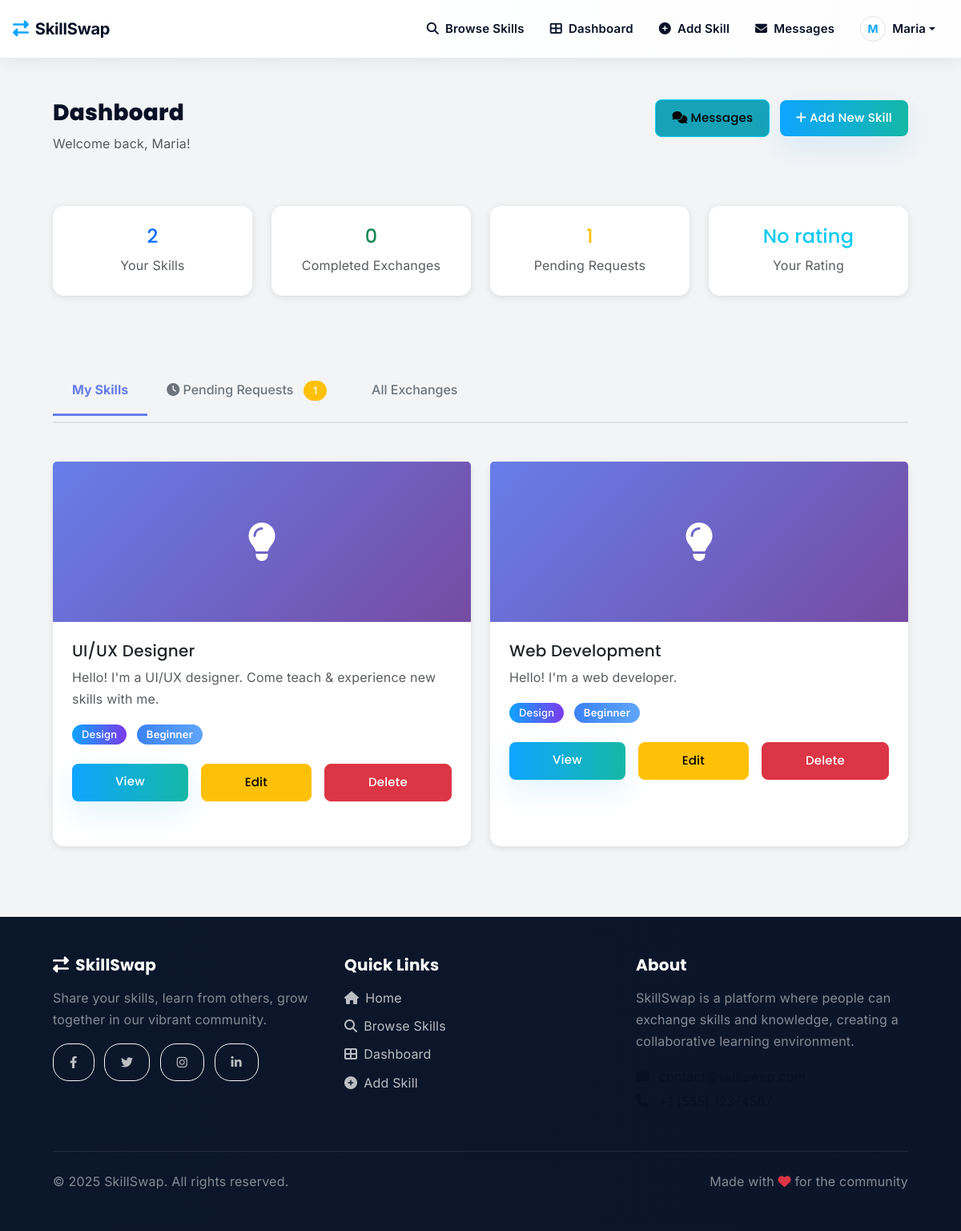
Page /dashboard/ (signed in) on the committed database.
### skillswap/models.py (models this page shows, shortened)
class Skill(models.Model):
    LEVEL_CHOICES = [
        ('beginner', 'Beginner'),
        ('intermediate', 'Intermediate'),
        ('advanced', 'Advanced'),
        ('expert', 'Expert'),
    ]
    CATEGORY_CHOICES = [
        ('programming', 'Programming'),
        ('languages', 'Languages'),
        ('design', 'Design'),
        ('business', 'Business'),
        ('music', 'Music'),
        ('sports', 'Sports'),
        ('cooking', 'Cooking'),
        ('art', 'Art'),
        ('fitness', 'Fitness'),
        ('other', 'Other'),
    ]
    owner = models.ForeignKey(UserProfile, on_delete=models.CASCADE, related_name='skills')
    name = models.CharField(max_length=100)
    description = models.TextField()
    category = models.CharField(max_length=50, choices=CATEGORY_CHOICES)
    level = models.CharField(max_length=20, choices=LEVEL_CHOICES)
    image = models.ImageField(upload_to='skill_images/', blank=True, null=True)
    created_at = models.DateTimeField(auto_now_add=True)
    updated_at = models.DateTimeField(auto_now=True)
    class Meta:
        ordering = ['-created_at']

### skillswap/views.py (the view, shortened to what this page needs)
# urls.py: path('dashboard/', views.dashboard, name='dashboard'),
@login_required
def dashboard(request):
    profile, created = UserProfile.objects.get_or_create(user=request.user)
    skills = profile.skills.all()
    exchanges = SkillExchange.objects.filter(
        Q(requester=profile) | Q(provider=profile)
    ).order_by('-created_at')
    completed_exchanges = exchanges.filter(status='completed').count()
    pending_exchanges = exchanges.filter(status='pending').count()
    average_rating = profile.reviews_received.aggregate(Avg('rating'))['rating__avg'] or 0
    unread_messages = Message.objects.filter(receiver=profile, is_read=False).count()
    is_admin = request.user.is_staff and request.user.is_superuser
    admin_stats = {}
    context = {
        'profile': profile,
        'skills': skills,
        'exchanges': exchanges,
        'completed_exchanges': completed_exchanges,
        'pending_exchanges': pending_exchanges,
        'average_rating': round(average_rating, 1),
        'unread_messages': unread_messages,
        'is_admin': is_admin,
        'admin_stats': admin_stats,
    }
    return render(request, 'skillswap/dashboard.html', context)

### skillswap/templates/skillswap/dashboard.html (shortened to what this page needs)
{% extends 'base.html' %}
{% block content %}
<div class="navbar-padding"></div>
<div class="container my-5">
    <div class="row mb-4">
        <div class="col-md-8">
            <h2>Dashboard</h2>
            <p class="text-muted">Welcome back, {{ user.first_name|default:user.username }}!</p>
        </div>
        <div class="col-md-4 text-end">
            <a href="{% url 'messages_list' %}" class="btn btn-info me-2">
                <i class="fas fa-comments"></i> Messages
            </a>
            <a href="{% url 'skill_create' %}" class="btn btn-primary">
                <i class="fas fa-plus"></i> Add New Skill
            </a>
        </div>
    </div>
    <div class="row mb-5">
        <div class="col-md-3 mb-3">
            <div class="card text-center">
                <div class="card-body">
                    <h4 class="text-primary">{{ skills|length }}</h4>
                    <p class="text-muted mb-0">Your Skills</p>
                </div>
            </div>
        </div>
        <div class="col-md-3 mb-3">
            <div class="card text-center">
                <div class="card-body">
                    <h4 class="text-success">{{ completed_exchanges }}</h4>
                    <p class="text-muted mb-0">Completed Exchanges</p>
                </div>
            </div>
        </div>
        <div class="col-md-3 mb-3">
            <div class="card text-center">
                <div class="card-body">
                    <h4 class="text-warning">{{ pending_exchanges }}</h4>
                    <p class="text-muted mb-0">Pending Requests</p>
                </div>
            </div>
        </div>
        <div class="col-md-3 mb-3">
            <div class="card text-center">
                <div class="card-body">
                    <h4 class="text-info">
                        {% if average_rating %}{{ average_rating }}/5{% else %}No rating{% endif %}
                    </h4>
                    <p class="text-muted mb-0">Your Rating</p>
                </div>
            </div>
        </div>
    </div>
    <ul class="nav nav-tabs mb-4" role="tablist">
        <li class="nav-item" role="presentation">
            <button class="nav-link {% if not is_admin %}active{% endif %}" id="skills-tab" data-bs-toggle="tab" data-bs-target="#skills" type="button" role="tab">
                My Skills
            </button>
        </li>
        <li class="nav-item" role="presentation">
            <button class="nav-link" id="pending-tab" data-bs-toggle="tab" data-bs-target="#pending" type="button" role="tab">
                <i class="fas fa-clock"></i> Pending Requests
                {% if pending_exchanges > 0 %}<span class="badge bg-warning ms-2">{{ pending_exchanges }}</span>{% endif %}
            </button>
        </li>
        <li class="nav-item" role="presentation">
            <button class="nav-link" id="exchanges-tab" data-bs-toggle="tab" data-bs-target="#exchanges" type="button" role="tab">
                All Exchanges
            </button>
        </li>
    </ul>
    <div class="tab-content">
        <div class="tab-pane fade {% if not is_admin %}show active{% endif %}" id="skills" role="tabpanel">
            {% if skills %}
                <div class="row">
                    {% for skill in skills %}
                        <div class="col-md-6 mb-4">
                            <div class="card h-100">
                                {% if skill.image %}
                                    <img src="{{ skill.image.url }}" class="card-img-top" alt="{{ skill.name }}" style="height: 200px; object-fit: cover;">
                                {% else %}
                                    <div class="card-img-top d-flex align-items-center justify-content-center" style="height: 200px; background: linear-gradient(135deg, #667eea 0%, #764ba2 100%);">
                                        <i class="fas fa-lightbulb fa-3x text-white"></i>
                                    </div>
                                {% endif %}
                                <div class="card-body">
                                    <h5 class="card-title">{{ skill.name }}</h5>
                                    <p class="card-text text-muted">{{ skill.description|truncatewords:20 }}</p>
                                    <div class="mb-3">
                                        <span class="badge badge-category">{{ skill.get_category_display }}</span>
                                        <span class="badge bg-info">{{ skill.get_level_display }}</span>
                                    </div>
                                    <div class="d-flex gap-2">
                                        <a href="{% url 'skill_detail' skill.pk %}" class="btn btn-sm btn-primary flex-grow-1">View</a>
                                        <a href="{% url 'skill_edit' skill.pk %}" class="btn btn-sm btn-warning flex-grow-1">Edit</a>
                                        <a href="{% url 'skill_delete' skill.pk %}" class="btn btn-sm btn-danger flex-grow-1">Delete</a>
                                    </div>
                                </div>
                            </div>
                        </div>
                    {% endfor %}
                </div>
            {% else %}
                <div class="alert alert-info">
                    <p>You haven't added any skills yet. <a href="{% url 'skill_create' %}">Add your first skill</a></p>
                </div>
            {% endif %}
        </div>
    </div>
</div>
{% endblock %}

### skillswap/templates/base.html (shortened to what this page needs)
<!DOCTYPE html>
<html lang="en">
<head>
    <link rel="stylesheet" href="https://cdn.jsdelivr.net/npm/bootstrap@5.3.0/dist/css/bootstrap.min.css">
    <link rel="stylesheet" href="https://cdnjs.cloudflare.com/ajax/libs/font-awesome/6.4.0/css/all.min.css">
    {% load static %}
    <link rel="stylesheet" href="{% static 'css/modern-style.css' %}">
</head>
<body>
    <nav class="navbar navbar-expand-lg fixed-top" style="z-index: 1030;">
        <div class="container-fluid px-3">
            <a class="navbar-brand d-flex align-items-center" href="{% url 'index' %}">
                <i class="fas fa-exchange-alt me-2"></i>
                <span class="fw-bold">SkillSwap</span>
            </a>
            <div class="collapse navbar-collapse" id="navbarNav">
                <ul class="navbar-nav ms-auto align-items-center">
                    <li class="nav-item">
                        <a class="nav-link px-3" href="{% url 'browse_skills' %}">
                            <i class="fas fa-search me-1"></i>
                            <span class="d-none d-sm-inline">Browse Skills</span>
                        </a>
                    </li>
                    {% if user.is_authenticated %}
                        <li class="nav-item">
                            <a class="nav-link px-3" href="{% url 'dashboard' %}">
                                <i class="fas fa-th-large me-1"></i>
                                <span class="d-none d-sm-inline">Dashboard</span>
                            </a>
                        </li>
                        <li class="nav-item">
                            <a class="nav-link px-3" href="{% url 'skill_create' %}">
                                <i class="fas fa-plus-circle me-1"></i>
                                <span class="d-none d-sm-inline">Add Skill</span>
                            </a>
                        </li>
                        <li class="nav-item">
                            <a class="nav-link px-3 position-relative" href="{% url 'messages_list' %}">
                                <i class="fas fa-envelope me-1"></i>
                                <span class="d-none d-sm-inline">Messages</span>
                            </a>
                        </li>
                        <li class="nav-item dropdown">
                            <a class="nav-link dropdown-toggle d-flex align-items-center px-3" href="#" id="userDropdown" role="button" data-bs-toggle="dropdown" aria-expanded="false">
                                <div class="user-avatar me-2">
                                    {{ user.username|first|upper }}
                                </div>
                                <span class="d-none d-lg-inline">{{ user.username }}</span>
                            </a>
                        </li>
                    {% endif %}
                </ul>
            </div>
        </div>
    </nav>
    {% block content %}{% endblock %}
    <footer class="footer">
        <div class="container">
            <div class="row">
                <div class="col-md-4 mb-4">
                    <h5><i class="fas fa-exchange-alt me-2"></i>SkillSwap</h5>
                    <p class="text-white-50">Share your skills, learn from others, grow together in our vibrant community.</p>
                    <div class="mt-3">
                        <a href="#" class="btn btn-sm btn-outline-light me-2 mb-2" style="border-radius: 20px;">
                            <i class="fab fa-facebook-f"></i>
                        </a>
                        <a href="#" class="btn btn-sm btn-outline-light me-2 mb-2" style="border-radius: 20px;">
                            <i class="fab fa-twitter"></i>
                        </a>
                        <a href="#" class="btn btn-sm btn-outline-light me-2 mb-2" style="border-radius: 20px;">
                            <i class="fab fa-instagram"></i>
                        </a>
                        <a href="#" class="btn btn-sm btn-outline-light mb-2" style="border-radius: 20px;">
                            <i class="fab fa-linkedin-in"></i>
                        </a>
                    </div>
                </div>
                <div class="col-md-4 mb-4">
                    <h5>Quick Links</h5>
                    <ul class="list-unstyled">
                        <li class="mb-2"><a href="{% url 'index' %}"><i class="fas fa-home me-2"></i>Home</a></li>
                        <li class="mb-2"><a href="{% url 'browse_skills' %}"><i class="fas fa-search me-2"></i>Browse Skills</a></li>
                        {% if user.is_authenticated %}
                            <li class="mb-2"><a href="{% url 'dashboard' %}"><i class="fas fa-th-large me-2"></i>Dashboard</a></li>
                            <li class="mb-2"><a href="{% url 'skill_create' %}"><i class="fas fa-plus-circle me-2"></i>Add Skill</a></li>
                        {% else %}
                            <li class="mb-2"><a href="{% url 'login' %}"><i class="fas fa-sign-in-alt me-2"></i>Login</a></li>
                            <li class="mb-2"><a href="{% url 'register' %}"><i class="fas fa-user-plus me-2"></i>Register</a></li>
                        {% endif %}
                    </ul>
                </div>
                <div class="col-md-4 mb-4">
                    <h5>About</h5>
                    <p class="text-white-50">SkillSwap is a platform where people can exchange skills and knowledge, creating a collaborative learning environment.</p>
                    <div class="mt-3">
                        <p class="mb-1"><i class="fas fa-envelope me-2"></i> contact@skillswap.com</p>
                        <p class="mb-0"><i class="fas fa-phone me-2"></i> +1 (555) 123-4567</p>
                    </div>
                </div>
            </div>
            <hr class="my-4" style="opacity: 0.1;">
            <div class="row">
                <div class="col-md-6 text-center text-md-start">
                    <p class="text-white-50 mb-0">&copy; 2025 SkillSwap. All rights reserved.</p>
                </div>
                <div class="col-md-6 text-center text-md-end">
                    <p class="text-white-50 mb-0">Made with <i class="fas fa-heart text-danger"></i> for the community</p>
                </div>
            </div>
        </div>
    </footer>
</body>
</html>

### skillswap/templates/skillswap/dashboard.html (style rules this page uses)
.nav-tabs { border-bottom: 2px solid #dee2e6; }
.nav-tabs .nav-link { color: #6c757d; border: none; border-bottom: 3px solid transparent; font-weight: 500; transition: all 0.3s; }
.nav-tabs .nav-link.active { color: #667eea; background-color: transparent; border-bottom-color: #667eea; }
.card { border: none; box-shadow: 0 2px 8px rgba(0, 0, 0, 0.1); transition: all 0.3s ease; }
.btn { border-radius: 8px; font-weight: 500; transition: all 0.3s; }
.btn-primary { background-color: #667eea; border-color: #667eea; }
.btn-info { background-color: #17a2b8; }
.badge { padding: 6px 12px; font-weight: 500; border-radius: 20px; }
.badge-category { background-color: #e7f3ff; color: #667eea; }
.tab-pane { animation: fadeIn 0.3s ease-in; }

### rows in the picture
Skill: name "UI/UX Designer", description "Hello! I'm a UI/UX designer. Come teach & experience new skills with me.", category "Design", level "Beginner"
Skill: name "Web Development", description "Hello! I'm a web developer.", category "Design", level "Beginner"

### other values in the picture
{{ user.username|first|upper }} "M"
{{ user.username }} "Maria"
{{ user.first_name|default:user.username }} "Maria"
{{ skills|length }} "2"
{{ completed_exchanges }} "0"
{{ pending_exchanges }} "1"
